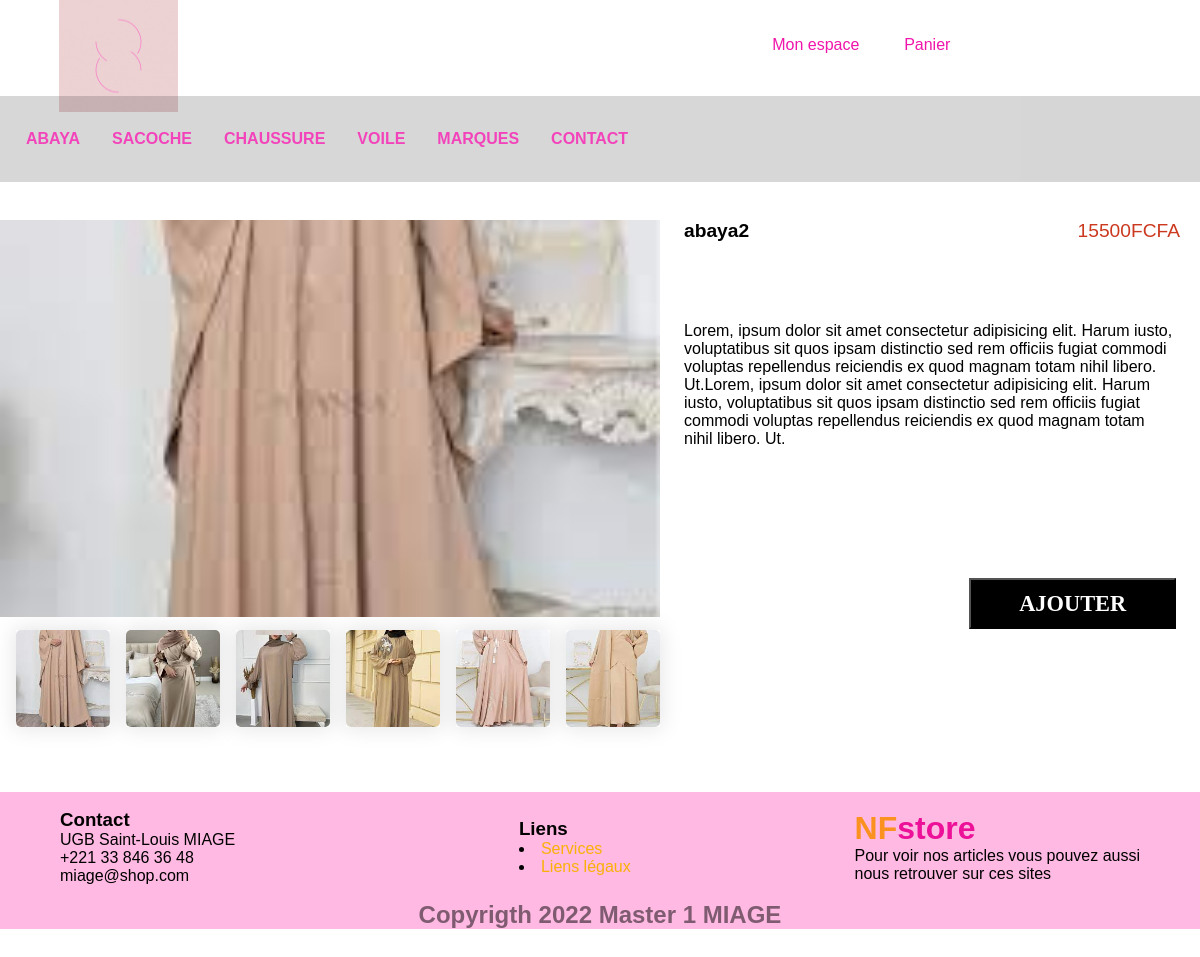
/detail.php?idProduit=2, run on the app's committed database.
### tables this page shows
CREATE TABLE IF NOT EXISTS `produits` (
  `idProduit` int(11) NOT NULL AUTO_INCREMENT,
  `nomProduit` varchar(255) NOT NULL,
  `descriptionProduit` text NOT NULL,
  `prix` int(11) NOT NULL,
  `imageProduit` varchar(255) NOT NULL,
  `idCategorie` int(11) NOT NULL,
  `marque` varchar(255) NOT NULL,
  PRIMARY KEY (`idProduit`)
);

### detail.php (the view, shortened to what this page needs)
<!DOCTYPE html>
<html lang="en">
<head>
    <link rel="stylesheet" href="css/res.css">
    <link rel="stylesheet" href="css/detail.css" />
</head>
<body>
<div class="header">
        <div class="top-head">
            <div class="logo"> <a href="index.php"><img src="image/Logo1.gif" alt=""></a></div>
           <div class="panier">
            <div class="pa1"><a href="#"> Mon espace </a><i class="fa-solid fa-user"></i></div>
             <div class="pa2"><a href="#"> Panier </a><i class='fas fa-cart-plus'></i></div>
           </div>
        </div>
        <div class="navebar" id="Topnav">
        <?php  $idA=1;
               $idB=2;
               $idC=3;
               $idD=4;
               ?>
            <a href="list.php?idCategorie=<?php echo $idA; ?>">ABAYA</a>
            <a href="list.php?idCategorie=<?php echo $idB; ?>">sacoche</a>
            <a href="list.php?idCategorie=<?php echo $idC; ?>">chaussure</a>
            <a href="list.php?idCategorie=<?php echo $idD; ?>">voile</a>
            <div class="dropdown">
              <button class="dropbtn">Marques
              </button>
            </div>
            <a href="list.html">Contact</a>
          </div>
        </div>
    <main>
        <?php include("connexion.php");
                $con=OuvrirBD();
                $id= $_GET['idProduit'];
                $requete="select nomProduit,descriptionProduit,prix,imageProduit from produits where idProduit='$id'";
                $resultat = $con->query($requete);
                if(!$resultat){
                    echo("impossible d'executer la requete");
                    exit;
                }
                else{
                    while($ligne = $resultat->fetch()){
                        $nom=$ligne['nomProduit'];
                        $descrip=$ligne['descriptionProduit'];
                        $prix_im=$ligne['prix'];
                        $im=explode(" ",$ligne['imageProduit']);?>
<?php
                        }
                    }?>
    <div class="sidebar" id="side">
        <div class="valeur">
            <div class="nom">
                <p id="idnom"><?php echo($nom);?></p>
            </div>
            <div class="prix">
                <p> <span id="idprix"><?php echo($prix_im);?></span>FCFA</p>
            </div>
        </div>
        <div class="description">
            <p id="idescription">
                <?php echo($descrip);?>
            </p>
        </div>
        <div class="env">
            <a href="formulaire.php"><button type="submit" class="btn_detail">AJOUTER</button></a>
        </div>
    </div>
    <div class="contente" id="cont">
        <div class="img_art">
            <img id="image_g" src="image/<?php echo($im[0]);?>">
        </div>
        <div class="div_img">
               <div class="imdiv">
                    <img  id="im1" src="image/<?php echo($im[0]);?>">
                </div>
                <div class="imdiv">
                    <img  id="im2" src="image/<?php echo($im[1]);?>">
                </div>
                <div class="imdiv">
                    <img id="im3" src="image/<?php echo($im[2]);?>">
                </div>
                <div class="imdiv">
                    <img  id="im4" src="image/<?php echo($im[3]);?>">
                </div>
                <div class="imdiv">
                    <img  id="im5"  src="image/<?php echo($im[4]);?>">
                </div>
                <div class="imdiv">
                    <img  id="im6"  src="image/<?php echo($im[5]);?>">
                </div>
            </div>
        </div>
    </main>
    <div class="footer">
      <div class="foot-top">
        <div class="footer-box ">
            <h3>Contact</h3>
            <span> <i class='fas fa-burn'></i>UGB Saint-Louis MIAGE</span> <br>
            <span > <i class='fas fa-phone-alt'></i>+221 33 846 36 48</span> <br>
            <span ><i class="fa fa-envelope"></i>miage@shop.com</span>
        </div>
        <div class="footer-box">
            <h3>Liens</h3>
            <li><a href="#">Services</a></li>
            <li><a href="#">Liens légaux</a></li>
        </div>
        <div class="footer_box log"> <br>
            <p class="logofooter"> <span>NF</span>store</p>
            <p>Pour voir nos articles vous pouvez aussi <br>  nous retrouver sur ces sites</p>
          <br>
        </div>
     </div>
        <h2>Copyrigth 2022 Master 1 MIAGE</h2>
    </div>
</body>
</html>

### css/res.css (style rules this page uses)
* { margin: 0px; padding: 0px; box-sizing: border-box; font-family: 'poppins', sans-serif; scroll-behavior: smooth; }
.header { width: 100%; height: 45em; }
.header .top-head { width: 99%; height: 7em; position: fixed; z-index: 1; display: flex; }
.header .top-head .logo { width: 10%; height: 7em; position: relative; margin-left: 5%; }
.header .top-head .logo a { text-decoration: none; }
.header .top-head .logo a img { width: 100%; height: 7em; }
.header .top-head .panier { width: 15%; float: right; position: relative; margin-top: 3%; margin-left: 50%; color: rgb(240, 21, 171); justify-content: space-between; display: flex; }
.panier a { text-decoration: none; color: rgb(240, 21, 171); }
.navebar { width: 100%; margin-top: 8%; background-color:rgba(0,0,0,.2); opacity: 0.8; position: fixed; left: 0; padding: 20px 10px; transition: .5s ease-out; z-index: 2; }
.navebar a { float: left; display: block; color:rgb(240, 21, 171); text-align: center; padding: 14px 16px; text-decoration: none; font-size:1rem; font-weight: 900; text-transform: uppercase; }
.dropdown { float: left; overflow: hidden; }
.dropdown .dropbtn { font-size: 17px; border: none; outline: none; color:rgb(240, 21, 171); padding: 14px 16px; background-color: inherit; font-family: inherit; margin: 0; font-weight: 900; font-size: 1rem; text-transform: uppercase; }
img { width: 100%; height: 100%; position: relative; object-fit: cover; object-position: center; }
.footer { width: 100%; background-color: rgb(255, 185, 226); margin-top: 5%; }
.footer h2 { text-align: center; color: black; opacity: 0.5; margin-bottom:10%; }
.foot-top { display: flex; align-items: center; justify-content: space-between; }
.footer-box { margin-left: 5%; }
.footer-box a { font-size: 1rem; text-decoration: none; color: rgb(250, 177, 7); }
.log { margin-right: 5%; }
.logofooter { color: rgb(237, 17, 153); font-weight: bold; font-size: 2em ; text-decoration: none; }
.logofooter span { color: #fb911f; }

### css/detail.css (style rules this page uses)
div { border: 0px solid black; }
main { width:100%; height:32em; margin-top:5%; }
.contente { width:55%; height:100%; position: relative; float: left; }
.imdiv img { width: 100%; height: 100%; transition: transform 400ms; border-radius: 5px; }
.div_img .imdiv { margin-left:2.4%; box-shadow: 0 0 20px 2px rgba(0 ,0 ,0 ,.1); width: 17%; height:95%; transition: 1s; }
.div_img { display: flex; width:100%; height:20%; }
.img_art { width:100%; height:80%; }
.img_art img { width:100%; height:97%; }
.sidebar { width:41%; height: 100%; float: right; margin-right: 2%; }
.valeur { display: flex; width:100%; height:20%; }
.valeur p { font-size: 120%; }
.nom { width:80%; height:100%; }
.nom p { font-family: Arial, Helvetica, sans-serif !important; font-weight: bold; }
.prix { width:20%; height:100%; }
.prix p { color:rgb(203, 57, 31) }
.description { width:100%; height:50%; }
.env { width:100%; height:30%; }
.header { height: 10em !important; }
.footer { clear: both !important; }
.btn_detail { position: relative; float:right; font-weight: bold; width:42%; height:33%; font-size: 140%; font-family: 'Times New Roman', Times, serif; color: white; background-color: black; }

### data on the page
produits: nomProduit "abaya2", prix "15500", descriptionProduit "Lorem, ipsum dolor sit amet consectetur adipisicing elit. Harum iusto, voluptatibus sit quos ipsam distinctio sed rem officiis fugiat commodi voluptas repellendus reiciendis ex quod magnam totam nihil libero. Ut.Lorem, ipsum dolor sit amet consectetur adipisicing elit. Harum iusto, voluptatibus sit quos ipsam distinctio sed rem officiis fugiat commodi voluptas repellendus reiciendis ex quod magnam totam nihil libero. Ut."
